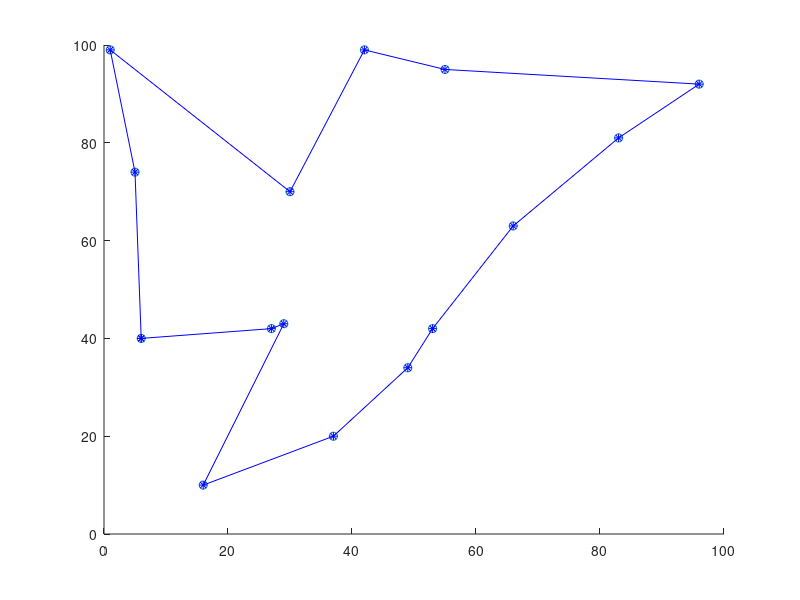

This chart was generated by the following MATLAB code:
%% 清空环境变量
clc;
clear;
close all;

%% 读取数据
r=load('data.mat');
x = r.x;
y = r.y;

%% 绘制环型拓扑结构
figure
axis([0 r.xlim 0 r.ylim]);
% 绘制网络节点
scatter(x,y);
hold on
% 成环
Point = [x;y];
d = [x-mean(x);y-mean(y)]; %各点到中点的连线
angle = atan2(d(2,:),d(1,:)); % 各点中点连线与x轴角度
% 按角度排序
[angle, i] = sort(angle);   
Point = Point(:,i); 
Point = [Point Point(:,1)]; %加入起点到最末，形成闭合图形
plot( Point(1,:), Point(2,:), '*-b');
